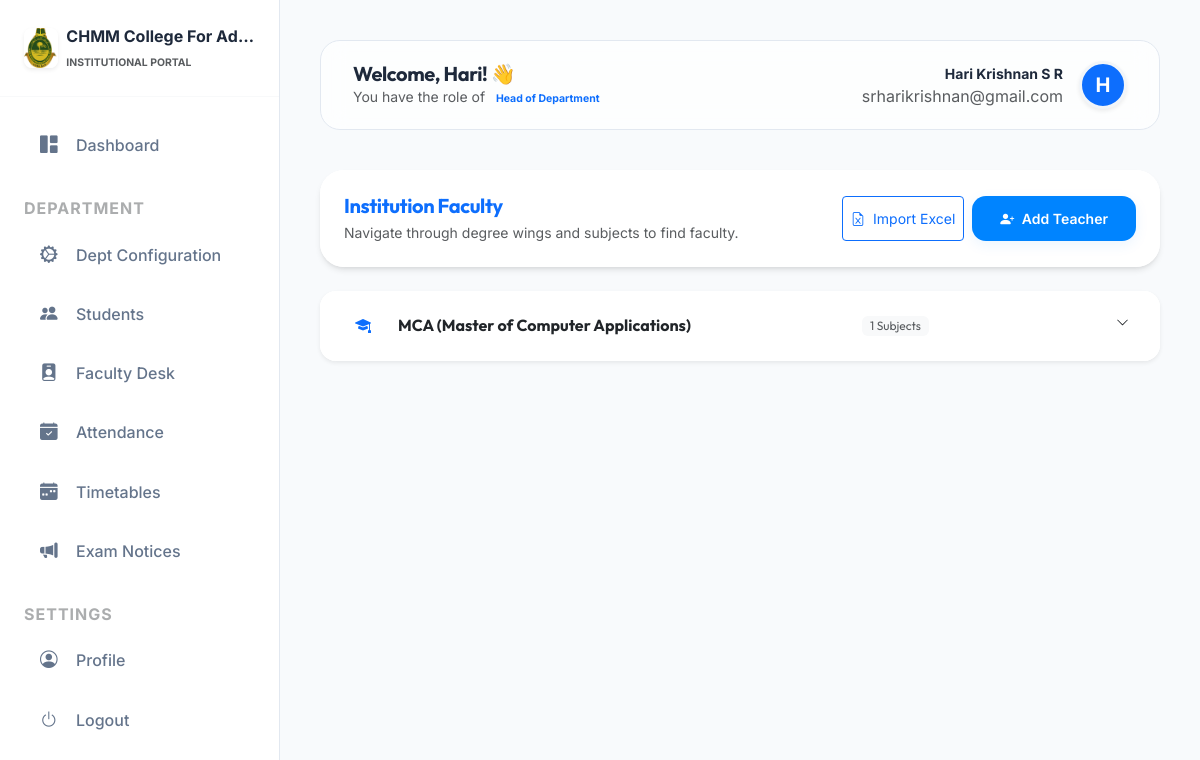
Screenshot of /management/teachers/ (signed in) with the database file from the repository.
### colleges/models.py (models this page shows, shortened)
class College(models.Model):
    STATUS_CHOICES = (
        ('PENDING', 'Pending Approval'),
        ('APPROVED', 'Approved'),
        ('REJECTED', 'Rejected'),
    )
    name = models.CharField(max_length=255)
    slug = models.SlugField(unique=True, blank=True)
    logo = models.ImageField(upload_to='college_logos/', null=True, blank=True)
    theme_color = models.CharField(max_length=7, default='#3b82f6')
    address = models.TextField()
    contact_email = models.EmailField()
    phone_number = models.CharField(max_length=15, blank=True)
    district = models.CharField(max_length=100, blank=True)
    university_affiliation = models.CharField(max_length=500, blank=True, help_text="Comma-separated list of affiliated universities.")
    description = models.TextField(blank=True, help_text="Briefly describe your institution.")
    established_year = models.PositiveIntegerField(null=True, blank=True)
    registration_number = models.CharField(max_length=100, unique=True, null=True)
    website = models.URLField(null=True, blank=True)
    verification_document = models.FileField(upload_to='verification_docs/', null=True, blank=True)
    status = models.CharField(max_length=20, choices=STATUS_CHOICES, default='PENDING')
    rejection_reason = models.TextField(blank=True, null=True, help_text="Reason for rejection, shown to the institution.")
    slug_updated = models.BooleanField(default=False)
    created_at = models.DateTimeField(auto_now_add=True)

### accounts/models.py (models this page shows, shortened)
class CustomUser(AbstractUser):
    ROLES = (
        ('SUPER_ADMIN', 'Super Admin'),
        ('COLLEGE_ADMIN', 'College Admin'),
        ('HOD', 'Head of Department'),
        ('TEACHER', 'Teacher'),
        ('STUDENT', 'Student'),
    )
    username = None
    email = models.EmailField(unique=True)
    role = models.CharField(max_length=20, choices=ROLES, default='STUDENT')
    college = models.ForeignKey(College, on_delete=models.CASCADE, null=True, blank=True, related_name='users')
    objects = CustomUserManager()
    USERNAME_FIELD = 'email'
    REQUIRED_FIELDS = []

### management/models.py (models this page shows, shortened)
class TenantModel(models.Model):
    college = models.ForeignKey(College, on_delete=models.CASCADE)
    created_at = models.DateTimeField(auto_now_add=True)
    updated_at = models.DateTimeField(auto_now=True)
    class Meta:
        abstract = True

class Department(TenantModel):
    CATEGORY_CHOICES = (('UG', 'Undergraduate'), ('PG', 'Postgraduate'))
    name = models.CharField(max_length=100)
    category = models.CharField(max_length=2, choices=CATEGORY_CHOICES, default='UG')
    description = models.TextField(blank=True)

### management/views.py (the view)
# urls.py: path('teachers/', views.teacher_list, name='teacher_list'),
@login_required
def teacher_list(request):
    departments = Department.objects.filter(college=request.college).prefetch_related('specializations')
    if request.user.role == 'HOD':
        departments = departments.filter(id=request.user.hod_profile.department.id)
    hierarchy = []
    for dept in departments:
        specs_list = []
        for spec in dept.specializations.all():
            teachers = TeacherProfile.objects.filter(specialization=spec)
            if teachers.exists():
                specs_list.append({'spec': spec, 'teachers': teachers})
        unassigned_teachers = TeacherProfile.objects.filter(department=dept, specialization__isnull=True)
        if unassigned_teachers.exists():
            specs_list.append({'spec': None, 'teachers': unassigned_teachers})
        if specs_list:
            hierarchy.append({'dept': dept, 'specs': specs_list})
    return render(request, 'management/teacher_list.html', {
        'hierarchy': hierarchy,
        'total_count': TeacherProfile.objects.filter(department__in=departments).count()
    })

### management/templates/management/teacher_list.html (shortened to what this page needs)
{% extends 'base.html' %}
{% block content %}
<div class="card card-premium border-0 mb-4">
    <div class="card-header bg-white border-0 p-4 d-flex justify-content-between align-items-center">
        <div>
            <h5 class="fw-bold mb-1 text-primary">Institution Faculty</h5>
            <p class="small text-muted mb-0">Navigate through degree wings and subjects to find faculty.</p>
        </div>
        <div class="d-flex gap-2">
            <button type="button" class="btn btn-outline-primary btn-sm" data-bs-toggle="modal" data-bs-target="#importTeacherModal">
                <i class="bi bi-file-earmark-excel me-1"></i> Import Excel
            </button>
            <a href="{% url 'add_teacher' %}" class="btn btn-premium btn-sm">
                <i class="bi bi-person-plus-fill me-1"></i> Add Teacher
            </a>
        </div>
    </div>
</div>
<div class="accordion accordion-flush premium-accordion" id="degreeAccordion">
    {% for group in hierarchy %}
    <div class="accordion-item border-0 mb-3 shadow-sm rounded-4 overflow-hidden">
        <h2 class="accordion-header">
            <button class="accordion-button collapsed fw-bold d-flex align-items-center py-3 px-4" type="button"
                    data-bs-toggle="collapse" data-bs-target="#degree-{{ group.dept.id }}">
                <div class="bg-primary-soft text-primary rounded-circle p-2 me-3" style="width: 38px; height: 38px; display: flex; align-items: center; justify-content: center;">
                    <i class="bi bi-mortarboard-fill"></i>
                </div>
                <span>{{ group.dept.name }}</span>
                <span class="badge bg-light text-muted ms-auto me-3 small fw-normal">{{ group.specs|length }} Subjects</span>
            </button>
        </h2>
    </div>
    {% endfor %}
</div>
{% endblock %}

### templates/base.html (shortened to what this page needs)
{% load static %}
<!DOCTYPE html>
<html lang="en">
<head>
    <link href="https://cdn.jsdelivr.net/npm/bootstrap@5.3.0/dist/css/bootstrap.min.css" rel="stylesheet">
    <link rel="stylesheet" href="https://cdn.jsdelivr.net/npm/bootstrap-icons@1.11.1/font/bootstrap-icons.css">
</head>
<body>
    {% if user.is_authenticated %}
    <aside class="sidebar" id="sidebar">
        <div class="p-4 mb-3 d-flex align-items-center border-bottom border-light">
            {% if request.college.logo %}
            <img src="{{ request.college.logo.url }}" alt="Logo" height="40" class="me-2 rounded-3 shadow-sm">
            {% else %}
            <div class="bg-primary rounded-3 p-2 me-2 shadow-sm"><i class="bi bi-mortarboard-fill text-white fs-5"></i></div>
            {% endif %}
            <div class="overflow-hidden">
                <span class="fs-6 fw-bold text-main d-block text-truncate">{{ request.college.name|default:"Management Panel" }}</span>
                <span class="x-small text-muted text-uppercase fw-bold letter-spacing-1" style="font-size: 0.65rem;">Institutional Portal</span>
            </div>
        </div>
        <nav class="mt-2" style="max-height: calc(100vh - 100px); overflow-y: auto; overflow-x: hidden;">
            {% if user.role == 'SUPER_ADMIN' %}
            <a href="{% url 'college_approval_queue' %}"
                class="nav-link-custom {% if request.resolver_match.url_name == 'college_approval_queue' %}active{% endif %}">
                <i class="bi bi-speedometer2"></i> Management Console
            </a>
            {% else %}
            <a href="{% url 'dashboard' %}"
                class="nav-link-custom {% if request.resolver_match.url_name == 'dashboard' %}active{% endif %}">
                <i class="bi bi-grid-1x2-fill"></i> Dashboard
            </a>
            {% endif %}
            {% if user.role == 'HOD' %}
            <div class="px-4 mt-4 mb-2 text-uppercase x-small fw-bold text-muted opacity-50" style="letter-spacing: 1px;">Department</div>
            <a href="{% url 'department_configuration' %}" class="nav-link-custom {% if request.resolver_match.url_name == 'department_configuration' %}active{% endif %}">
                <i class="bi bi-gear-wide-connected"></i> Dept Configuration
            </a>
            <a href="{% url 'student_list' %}" class="nav-link-custom">
                <i class="bi bi-people-fill"></i> Students
            </a>
            <a href="{% url 'teacher_list' %}" class="nav-link-custom">
                <i class="bi bi-person-badge-fill"></i> Faculty Desk
            </a>
            <a href="{% url 'mark_attendance' %}" class="nav-link-custom">
                <i class="bi bi-calendar-check-fill"></i> Attendance
            </a>
            <a href="{% url 'create_timetable' %}" class="nav-link-custom">
                <i class="bi bi-calendar-week-fill"></i> Timetables
            </a>
            <a href="{% url 'create_exam_notification' %}" class="nav-link-custom">
                <i class="bi bi-megaphone-fill"></i> Exam Notices
            </a>
            {% endif %}
            <div class="px-4 mt-4 mb-2 text-uppercase x-small fw-bold text-muted opacity-50" style="letter-spacing: 1px;">Settings</div>
            <a href="{% url 'edit_profile' %}" class="nav-link-custom {% if 'profile' in request.path %}active{% endif %}">
                <i class="bi bi-person-circle"></i> Profile
            </a>
            <form action="{% url 'logout' %}" method="post" class="m-0">
                <button type="submit" class="nav-link-custom border-0 bg-transparent w-100 text-start">
                    <i class="bi bi-power"></i> Logout
                </button>
            </form>
        </nav>
    </aside>
    {% endif %}
    <main class="{% if user.is_authenticated %}main-content{% endif %}">
        {% if user.is_authenticated %}
        <header class="header-glass animate-up">
            <div class="d-flex align-items-center">
                <div>
                    <h5 class="fw-bold mb-0">Welcome, {{ user.first_name }}! 👋</h5>
                    <p class="text-muted small mb-0 d-none d-md-block">You have the role of <span class="badge bg-primary-soft text-primary rounded-pill">{{ user.get_role_display }}</span></p>
                </div>
            </div>
            <div class="d-flex align-items-center gap-3">
                <div class="d-flex align-items-center gap-3">
                    <div class="text-end d-none d-md-block">
                        <span class="fw-bold d-block small">{{ user.get_full_name }}</span>
                        <span class="text-muted x-small">{{ user.email }}</span>
                    </div>
                    <div class="bg-primary rounded-circle shadow-sm d-flex align-items-center justify-content-center"
                        style="width: 48px; height: 48px; border: 3px solid var(--surface-2);">
                        <span class="fw-bold text-white fs-5">{{ user.first_name|first|upper }}</span>
                    </div>
                </div>
            </div>
        </header>
        {% endif %}
        <div class="container-fluid p-0 animate-up">
            {% block content %}{% endblock %}
        </div>
    </main>
</body>
</html>

### management/templates/management/teacher_list.html (style rules this page uses)
.premium-accordion .accordion-button:after { background-size: 0.8rem; }

### rows the page displays
College: college.logo (picture), college.name "CHMM College For Ad…"
CustomUser: first_name "Hari", role "Head of Department", get_full_name "Hari Krishnan S R", email "srharikrishnan@gmail.com", first_name|first "H"
Department: dept.name "MCA (Master of Computer Applications)", specs|length "1"
